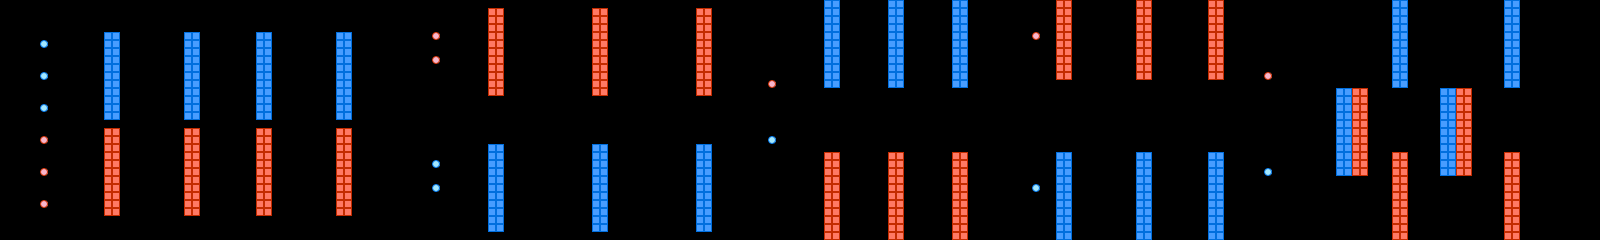

Below is a game level as drawn by its tile map, then a one-line description and the .tmx that defines it (tile-layer data replaced by summaries):
An orthogonal 200x30 tile map with 8x8 px tiles, 1 tile layer (layer).

<map version="1.0" orientation="orthogonal" width="200" height="30" tilewidth="8" tileheight="8">
 <tileset firstgid="1" name="chip" tilewidth="8" tileheight="8">
  <image source="chip.png" width="128" height="128" />
 </tileset>
 <layer name="layer" width="200" height="30">
  <properties>
   <property name="object" value="true" />
  </properties>
  <data>[6000 cells, 758 non-empty, 4 distinct tile ids]</data>
 </layer>
</map>
